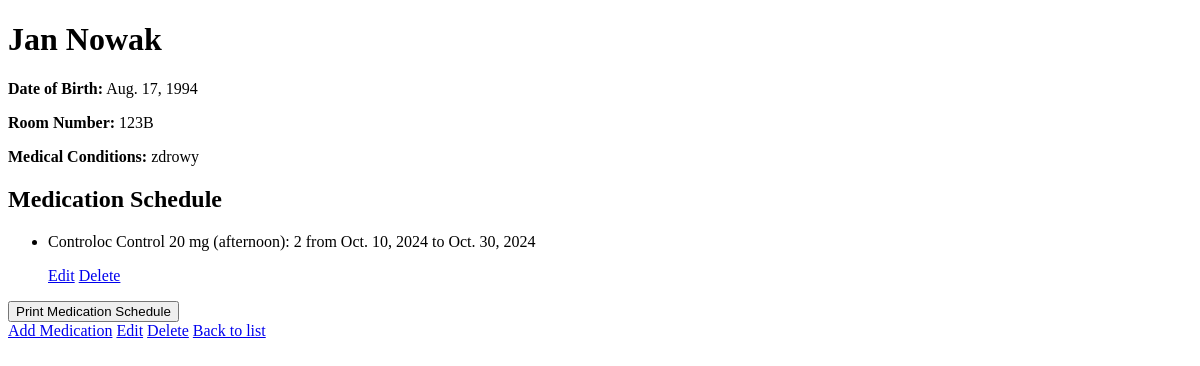
The app's page /residents/residents/2/ with its own data.
### residents/models.py (models this page shows, shortened)
class Resident(models.Model):
    first_name = models.CharField(max_length=30)
    last_name = models.CharField(max_length=30)
    date_of_birth = models.DateField()
    room_number = models.CharField(max_length=10)
    medical_conditions = models.TextField(blank=True, null=True)

class MedicationEntry(models.Model):
    TIME_OF_DAY_CHOICES = [
        ('morning', 'Morning'),
        ('afternoon', 'Afternoon'),
        ('evening', 'Evening'),
        ('late_evening', 'Late Evening'),
    ]
    medication_schedule = models.ForeignKey(MedicationSchedule, on_delete=models.CASCADE, related_name='entries')
    medication = models.ForeignKey(Medication, on_delete=models.CASCADE)
    time_of_day = models.CharField(max_length=20, choices=TIME_OF_DAY_CHOICES)
    dosage = models.CharField(max_length=100)
    start_date = models.DateField()
    end_date = models.DateField(null=True, blank=True)

### medications/models.py (models this page shows, shortened)
class Medication(models.Model):
    trade_name = models.CharField(max_length=100)  # Nazwa handlowa
    international_latin_name = models.CharField(max_length=100)  # Nazwa międzynarodowa (łacińska)

### residents/views.py (the view)
# urls.py: path('<int:pk>/', views.resident_detail, name='resident_detail'),
def resident_detail(request, pk):
    resident = get_object_or_404(Resident, pk=pk)
    schedule = MedicationSchedule.objects.filter(resident=resident).first()
    entries = MedicationEntry.objects.filter(medication_schedule=schedule) if schedule else []
    time_of_day_order = {
        'morning': 1,
        'afternoon': 2,
        'evening': 3,
        'late_evening': 4,
    }
    sorted_entries = sorted(entries, key=lambda entry: time_of_day_order.get(entry.time_of_day, 5))
    return render(request, 'residents/resident_detail.html', {'resident': resident, 'entries': sorted_entries})

### residents/templates/residents/resident_detail.html (shortened to what this page needs)
<!DOCTYPE html>
<html lang="en">
<head>
    {% load static %}
    <link href="{% static 'css/output.css' %}" rel="stylesheet">
</head>
<body class="bg-gray-100">
    <div class="container mx-auto p-6">
        <h1 class="text-4xl font-bold text-gray-900 mb-4">{{ resident.first_name }} {{ resident.last_name }}</h1>
        <p class="text-lg text-gray-700 mb-2">
            <strong>Date of Birth:</strong> {{ resident.date_of_birth }}
        </p>
        <p class="text-lg text-gray-700 mb-2">
            <strong>Room Number:</strong> {{ resident.room_number }}
        </p>
        <p class="text-lg text-gray-700 mb-4">
            <strong>Medical Conditions:</strong> {{ resident.medical_conditions }}
        </p>
        <div id="medication-schedule" class="bg-white p-6 rounded-lg shadow-lg">
            <h2 class="text-2xl font-semibold text-gray-800 mb-4">Medication Schedule</h2>
            <ul class="list-disc pl-5 space-y-2">
                {% for entry in entries %}
                <li class="bg-gray-100 p-4 rounded-lg shadow-sm">
                    <p class="text-lg text-gray-800">
                        <span class="font-semibold">{{ entry.medication.trade_name }}</span> ({{ entry.time_of_day }}): {{ entry.dosage }}
                        from {{ entry.start_date }}{% if entry.end_date %} to {{ entry.end_date }}{% endif %}
                    </p>
                    <div class="flex space-x-4 mt-2 print-hide">
                        <a href="{% url 'edit_medication_entry' entry.id %}" class="text-blue-500 hover:text-blue-700">Edit</a>
                        <a href="{% url 'delete_medication_entry' entry.id %}" class="text-red-500 hover:text-red-700">Delete</a>
                    </div>
                </li>
                {% endfor %}
            </ul>
        </div>
        <div class="mt-6 print-hide">
            <button onclick="printMedications()" class="bg-blue-500 text-white px-4 py-2 rounded-md hover:bg-blue-600">Print Medication Schedule</button>
        </div>
        <div class="mt-6 space-x-4 print-hide">
            <a href="{% url 'add_medication_entry' resident.id %}" class="inline-block bg-green-500 text-white px-4 py-2 rounded-md hover:bg-green-600">Add Medication</a>
            <a href="{% url 'resident_update' resident.pk %}" class="inline-block bg-yellow-500 text-white px-4 py-2 rounded-md hover:bg-yellow-600">Edit</a>
            <a href="{% url 'resident_delete' resident.pk %}" class="inline-block bg-red-500 text-white px-4 py-2 rounded-md hover:bg-red-600">Delete</a>
            <a href="{% url 'resident_list' %}" class="inline-block bg-gray-500 text-white px-4 py-2 rounded-md hover:bg-gray-600">Back to list</a>
        </div>
    </div>
</body>
</html>

### records on screen
Resident: first_name "Jan", last_name "Nowak", date_of_birth "Aug. 17, 1994", room_number "123B", medical_conditions "zdrowy"
MedicationEntry: medication.trade_name "Controloc Control 20 mg", time_of_day "afternoon", dosage "2", start_date "Oct. 10, 2024", end_date "Oct. 30, 2024"
